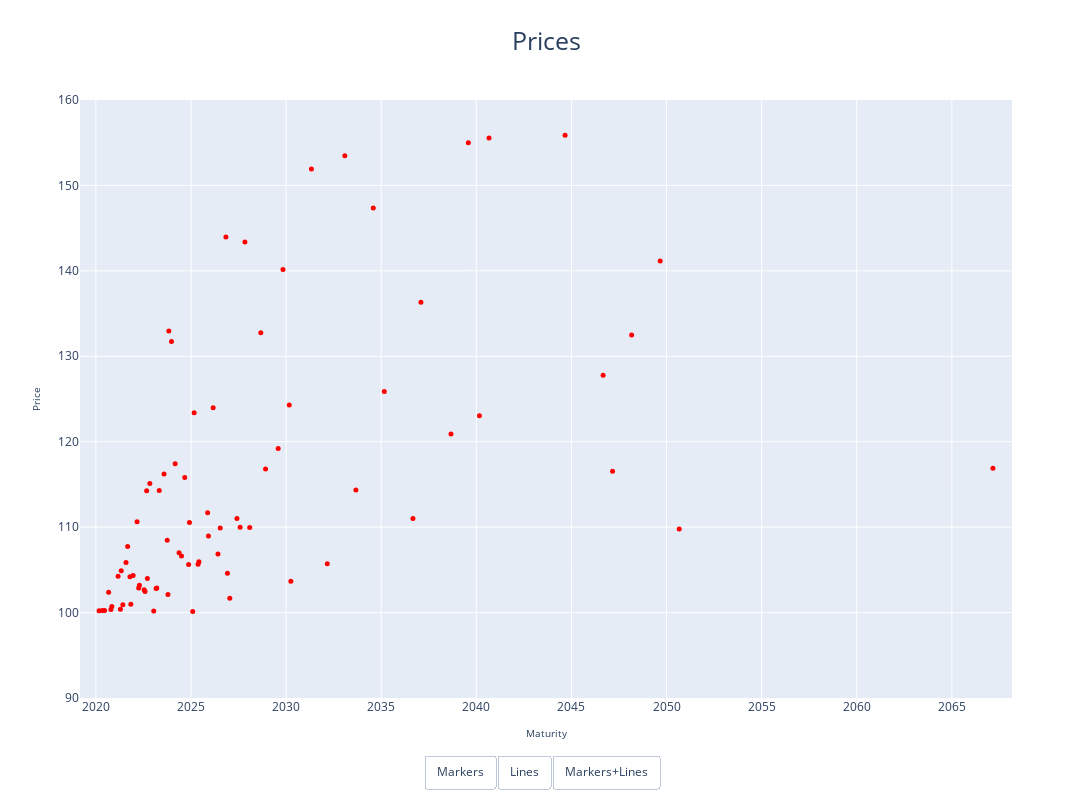

Notebook source saved alongside this figure:
### Markdown cell above
## <center>Why yields (instead of prices)?</center>

### Code cell
po.iplot(prices)

### Figure 1 — Plotly figure (JSON) as saved in the notebook; plotly's stock layout.template omitted (floating-point values rounded to 4 significant figures)
{"data": [{"hovertemplate": "<br><b>Price</b>: %{y:.2f}<br><b>%{text}</b><extra></extra>", "line": {"color": "Red", "dash": "dot", "width": 1}, "marker": {"color": "Red", "size": 5}, "mode": "markers", "name": "Bonds price", "text": ["BTP Mar-20, 4.25", "BTP May-20, 0.7", "BTP Jun-20, 0.35", "BTP Sep-20, 4", "BTP Oct-20, 0.2", "BTP Nov-20, 0.65", "BTP Mar-21, 3.75", "BTP Apr-21, 0.05", "BTP May-21, 3.75", "BTP Jun-21, 0.45", "BTP Aug-21, 3.75", "BTP Sep-21, 4.75", "BTP Oct-21, 2.3", "BTP Nov-21, 0.35", "BTP Dec-21, 2.15", "BTP Mar-22, 5", "BTP Apr-22, 1.2", "BTP Apr-22, 1.35", "BTP Jul-22, 1", "BTP Aug-22, 0.9", "BTP Sep-22, 5.5", "BTP Sep-22, 1.45", "BTP Nov-22, 5.5", "BTP Jan-23, 0.05", "BTP Mar-23, 0.95", "BTP Mar-23, 0.95", "BTP May-23, 4.5", "BTP Aug-23, 4.75", "BTP Oct-23, 2.45", "BTP Oct-23, 0.65", "BTP Nov-23, 9", "BTP Dec-23, 8.5", "BTP Mar-24, 4.5", "BTP May-24, 1.85", "BTP Jul-24, 1.75", "BTP Sep-24, 3.75", "BTP Nov-24, 1.45", "BTP Dec-24, 2.5", "BTP Feb-25, 0.35", "BTP Mar-25, 5", "BTP May-25, 1.45", "BTP Jun-25, 1.5", "BTP Nov-25, 2.5", "BTP Dec-25, 2", "BTP Mar-26, 4.5", "BTP Jun-26, 1.6", "BTP Jul-26, 2.1", "BTP Nov-26, 7.25", "BTP Dec-26, 1.25", "BTP Jan-27, 0.85", "BTP Jun-27, 2.2", "BTP Aug-27, 2.05", "BTP Nov-27, 6.5", "BTP Feb-28, 2", "BTP Sep-28, 4.75", "BTP Dec-28, 2.8", "BTP Aug-29, 3", "BTP Nov-29, 5.25", "BTP Mar-30, 3.5", "BTP Apr-30, 1.35", "BTP May-31, 6", "BTP Mar-32, 1.65", "BTP Feb-33, 5.75", "BTP Sep-33, 2.45", "BTP Aug-34, 5", "BTP Mar-35, 3.35", "BTP Sep-36, 2.25", "BTP Feb-37, 4", "BTP Sep-38, 2.95", "BTP Aug-39, 5", "BTP Mar-40, 3.1", "BTP Sep-40, 5", "BTP Sep-44, 4.75", "BTP Sep-46, 3.25", "BTP Mar-47, 2.7", "BTP Mar-48, 3.45", "BTP Sep-49, 3.85", "BTP Sep-50, 2.45", "BTP Mar-67, 2.8"], "type": "scatter", "uid": "28e78e27-36b5-4a96-9e19-33125de99c73", "x": ["2020-03-01T00:00:00", "2020-05-01T00:00:00", "2020-06-15T00:00:00", "2020-09-01T00:00:00", "2020-10-15T00:00:00", "2020-11-01T00:00:00", "2021-03-01T00:00:00", "2021-04-15T00:00:00", "2021-05-01T00:00:00", "2021-06-01T00:00:00", "2021-08-01T00:00:00", "2021-09-01T00:00:00", "2021-10-15T00:00:00", "2021-11-01T00:00:00", "2021-12-15T00:00:00", "2022-03-01T00:00:00", "2022-04-01T00:00:00", "2022-04-15T00:00:00", "2022-07-15T00:00:00", "2022-08-01T00:00:00", "2022-09-01T00:00:00", "2022-09-15T00:00:00", "2022-11-01T00:00:00", "2023-01-15T00:00:00", "2023-03-01T00:00:00", "2023-03-15T00:00:00", "2023-05-01T00:00:00", "2023-08-01T00:00:00", "2023-10-01T00:00:00", "2023-10-15T00:00:00", "2023-11-01T00:00:00", "2023-12-22T00:00:00", "2024-03-01T00:00:00", "2024-05-15T00:00:00", "2024-07-01T00:00:00", "2024-09-01T00:00:00", "2024-11-15T00:00:00", "2024-12-01T00:00:00", "2025-02-01T00:00:00", "2025-03-01T00:00:00", "2025-05-15T00:00:00", "2025-06-01T00:00:00", "2025-11-15T00:00:00", "2025-12-01T00:00:00", "2026-03-01T00:00:00", "2026-06-01T00:00:00", "2026-07-15T00:00:00", "2026-11-01T00:00:00", "2026-12-01T00:00:00", "2027-01-15T00:00:00", "2027-06-01T00:00:00", "2027-08-01T00:00:00", "2027-11-01T00:00:00", "2028-02-01T00:00:00", "2028-09-01T00:00:00", "2028-12-01T00:00:00", "2029-08-01T00:00:00", "2029-11-01T00:00:00", "2030-03-01T00:00:00", "2030-04-01T00:00:00", "2031-05-01T00:00:00", "2032-03-01T00:00:00", "2033-02-01T00:00:00", "2033-09-01T00:00:00", "2034-08-01T00:00:00", "2035-03-01T00:00:00", "2036-09-01T00:00:00", "2037-02-01T00:00:00", "2038-09-01T00:00:00", "2039-08-01T00:00:00", "2040-03-01T00:00:00", "2040-09-01T00:00:00", "2044-09-01T00:00:00", "2046-09-01T00:00:00", "2047-03-01T00:00:00", "2048-03-01T00:00:00", "2049-09-01T00:00:00", "2050-09-01T00:00:00", "2067-03-01T00:00:00"], "y": [100.2, 100.2, 100.2, 102.4, 100.4, 100.7, 104.3, 100.4, 104.9, 100.9, 105.9, 107.7, 104.2, 101.0, 104.3, 110.6, 102.9, 103.2, 102.7, 102.5, 114.3, 104.0, 115.1, 100.2, 102.8, 102.9, 114.3, 116.2, 108.5, 102.1, 133.0, 131.7, 117.4, 107.0, 106.6, 115.8, 105.6, 110.5, 100.1, 123.4, 105.7, 105.9, 111.7, 109.0, 124.0, 106.9, 109.9, 144.0, 104.6, 101.7, 111.0, 110.0, 143.4, 110.0, 132.8, 116.8, 119.2, 140.2, 124.3, 103.7, 151.9, 105.7, 153.5, 114.4, 147.4, 125.9, 111.0, 136.3, 120.9, 155.0, 123.0, 155.6, 155.9, 127.8, 116.5, 132.5, 141.2, 109.8, 116.9]}], "layout": {"height": 800, "showlegend": false, "title": {"font": {"size": 25}, "text": "Prices", "x": 0.5, "xanchor": "center"}, "updatemenus": [{"active": -1, "buttons": [{"args": [{"mode": "markers"}], "label": "Markers", "method": "update"}, {"args": [{"mode": "lines"}], "label": "Lines", "method": "update"}, {"args": [{"mode": "markers+lines"}], "label": "Markers+Lines", "method": "update"}], "direction": "right", "pad": {"r": 10, "t": 87}, "showactive": true, "type": "buttons", "x": 0.5, "xanchor": "center", "y": 0.05, "yanchor": "top"}], "width": 1600, "xaxis": {"range": ["2019-03-01T00:00:00", "2068-03-01T00:00:00"], "title": {"font": {"size": 10}, "text": "Maturity"}}, "yaxis": {"fixedrange": false, "hoverformat": ".2f", "range": [90, 160], "title": {"font": {"size": 10}, "text": "Price"}}}}
